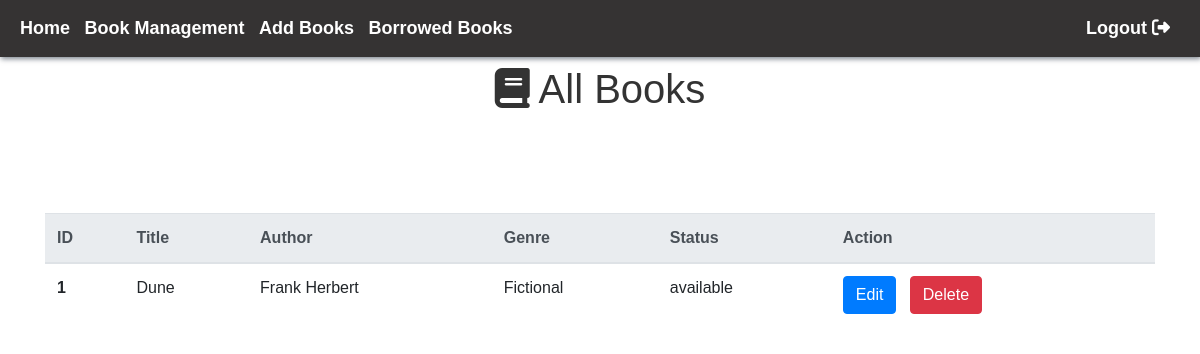
The page /books/ (signed in) on the database as committed earlier.
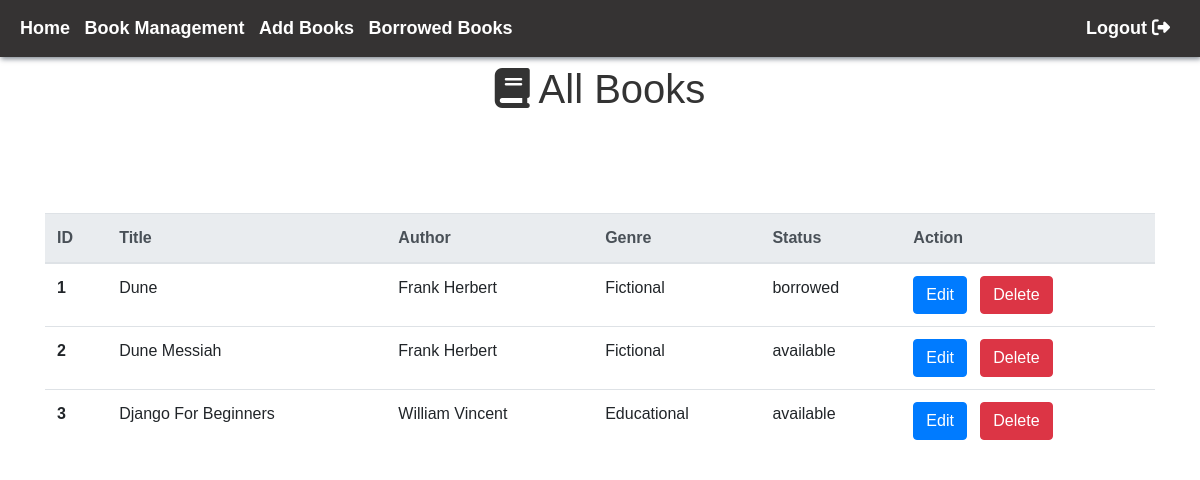
The same page on the database as committed later.
### bookmanagement/models.py (models this page shows, shortened)
class Book(models.Model):
    title = models.CharField(max_length=100)
    author = models.CharField(max_length=100)
    genre = models.CharField(max_length=50)
    book_cover=models.ImageField(upload_to='books_image', default = "")
    ratings=models.DecimalField(max_digits=3, decimal_places=1, default = 2)
    status_choices = [
        ('available', 'Available'),
        ('borrowed', 'Borrowed'),
    ]
    status = models.CharField(max_length=20, choices=status_choices, default='available')

### bookmanagement/views.py (the view)
    def wrapper(request, *args, **kwargs):
        if request.user.is_authenticated and (request.user.is_superuser or request.user.is_admin):
            return view_func(request, *args, **kwargs)
        else:
            return redirect('login')  # Redirect to login page if not admin or super admin

### bookmanagement/views.py (called while the page is built)
def admin_required(view_func):
    def wrapper(request, *args, **kwargs):
        if request.user.is_authenticated and (request.user.is_superuser or request.user.is_admin):
            return view_func(request, *args, **kwargs)
        else:
            return redirect('login')  # Redirect to login page if not admin or super admin
    return wrapper

@login_required(login_url='login')
@admin_required
def book_list(request):
    books = Book.objects.all()
    us=User.objects.all()
    context={'books':books}
    return render(request, 'bookmanagement/book_list.html', context=context)

### bookmanagement/templates/bookmanagement/book_list.html (shortened to what this page needs)
<!doctype html>
<html lang="en">
<head>
  <link rel="stylesheet" href="https://cdnjs.cloudflare.com/ajax/libs/font-awesome/5.15.2/css/all.min.css"
 />
  <link rel="stylesheet" href="https://cdn.jsdelivr.net/npm/bootstrap@4.4.1/dist/css/bootstrap.min.css"
>
</head>
<body>
  <header>
    <nav>
      <ul>
        <li><a href="{% url 'home' %}" style=" color:#fff; text-decoration: none; font-weight: bold; font-size: 18px;">Home</a></li>
        <li><a href="booklist" style="color:#fff; text-decoration: none; font-weight: bold; font-size: 18px;">Book Management</a></li>
        <li><a href="AddBook" style="color:#fff; text-decoration: none; font-weight: bold; font-size: 18px;">Add Books</a></li>
        <li><a href="Borrowed" style="color:#fff; text-decoration: none; font-weight: bold; font-size: 18px;">Borrowed Books</a></li>
      </ul>
      <ul>
        <li><a href="{% url 'logout' %}" style="color:#fff; text-decoration: none; font-weight: bold; font-size: 18px;">Logout <i class="fa-solid fa-right-from-bracket"></i></a></li>
      </ul>
    </nav>
  </header>
  <div class="container">
    <h1 class="mt-2"><i class="fa-solid fa-book"></i> All Books </h1>
    <table class="table">
      <thead class="thead-light">
        <tr>
          <th scope="col">ID</th>
          <th scope="col">Title</th>
          <th scope="col">Author</th>
          <th scope="col">Genre</th>
          <th scope="col">Status</th>
        <th scope="col">Action</th>
        </tr>
      </thead>
      <tbody>
        {% for i in books %}
        <tr>
          <th scope="row">{{ forloop.counter }}</th>
          <td>{{ i.title }}</td>
          <td>{{ i.author }}</td>
          <td>{{ i.genre }}</td>
          <td>{{ i.status }}</td>
          <td>
            <a href="editbook?bookid={{i.id}}"><button type="button" class="btn btn-primary">Edit</button></a>
            <a href="deletebook?bookid={{i.id}}"><button type="button" class="btn btn-danger">Delete</button></a>
          </td>
        </tr>
        {% endfor %}
      </tbody>
    </table>
  </div>
<body>

Rows that differ between the two databases and show on the page:
changed Book "Dune": status "available" → "borrowed"
added Book: title "Dune Messiah", author "Frank Herbert", genre "Fictional", status "available"
added Book: title "Django For Beginners", author "William Vincent", genre "Educational", status "available"
